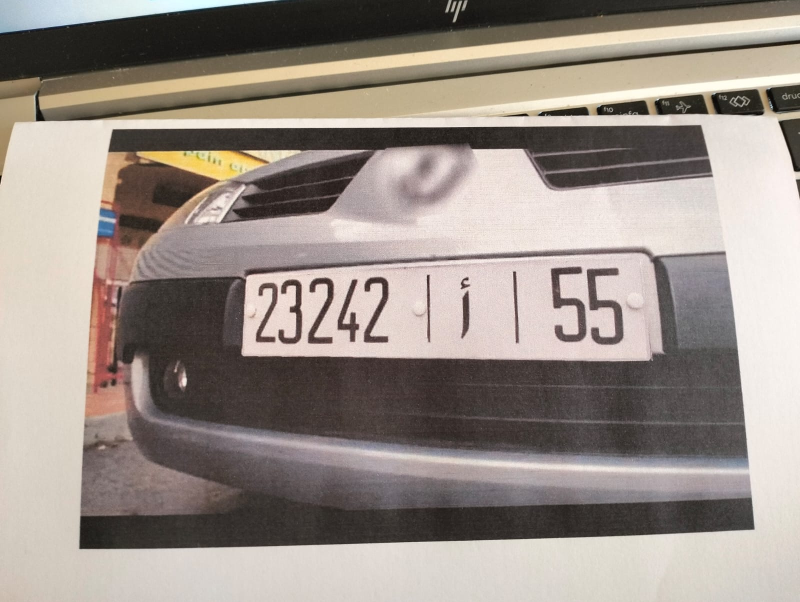
#> input picture data/sample_plates/n.jpeg, 1600 x 1204 px (shown at 1/2 size); its folder holds only this picture in this run
$ python -i segmenter.py   (imports and definitions only)   (older library calls are emulated)
#> lines starting #> are read from the running program, lines starting #| are printed output that depends on the picture; after the words box and inside, x2 and y2 are one past the last pixel; in counts of white or black regions, pixels touching at a corner belong together
#> further down, picture is the input picture: shape (1204, 1600, 3); mean B, G, R 136.2, 143.5, 153.6
import typing as t
import os
import tempfile

import cv2
import numpy as np

# store last bar candidates info for debugging
BAR_CANDIDATES_INFO = []


# [11 lines left out: function _preprocess_plate, not called in this run]


def _detect_vertical_bars(gray: np.ndarray, min_height_ratio: float = 0.8) -> t.List[int]:
    """Detect separator bars as narrow, nearly full-height dark groups.

    Uses several signals and an edge-based fallback to handle reflective / noisy plates:
    1) dark vertical groups after adaptive threshold + opening
    2) vertical-edge continuity (Sobel) signal to find long vertical strokes
    3) Hough-lines / projection remain fallbacks elsewhere
    Returns list of x-centers of candidate bars.
    """
    h, w = gray.shape
    # Adaptive threshold using Otsu; fall back to median-based heuristic
    try:
        otsu_th, _ = cv2.threshold(gray, 0, 255, cv2.THRESH_BINARY + cv2.THRESH_OTSU)
        dark_threshold = max(10, int(otsu_th * 0.9))
    except Exception:
        median = float(np.median(gray))
        dark_threshold = max(25, min(200, int(median * 0.75 + 25)))

    # create dark mask and compute per-column dark pixel counts
    dark_mask = (gray < dark_threshold).astype('uint8') * 255

    # Morphological opening to remove small dark spots (screws, reflections)
    try:
        kernel_open = cv2.getStructuringElement(cv2.MORPH_RECT, (3, 3))
        dark_mask = cv2.morphologyEx(dark_mask, cv2.MORPH_OPEN, kernel_open)
    except Exception:
        pass

    col_sum = np.sum(dark_mask > 0, axis=0)
    required_dark_px = max(2, int(h * min_height_ratio))

    x_index = np.arange(w)
    central = (x_index >= 0.08 * w) & (x_index <= 0.92 * w)
    candidates = np.where((col_sum >= required_dark_px) & central)[0]

    separators = []
    # Evaluate dark-groups first
    candidate_info_local = []
    if candidates.size:
        groups = np.split(candidates, np.where(np.diff(candidates) != 1)[0] + 1)
        max_width_thresh = max(200, int(0.18 * w))
        for g in groups:
            if g.size == 0:
                continue
            width = int(g[-1]) - int(g[0]) + 1
            center = int(g.mean())
            # vertical continuity: fraction of rows where any pixel in the group is dark
            vert_cont = 0.0
            try:
                band = dark_mask[:, g[0]:g[-1] + 1]
                vert_cont = float((np.sum(band > 0, axis=1) > 0).sum() / float(h))
            except Exception:
                vert_cont = 0.0
            dark_fraction = float(col_sum[g].mean() / float(h))
            candidate_info_local.append({
                "center": center,
                "left": int(g[0]),
                "right": int(g[-1]),
                "width": width,
                "dark_frac": dark_fraction,
                "vert_cont": vert_cont,
            })
            # Reject overly wide groups (likely background/large dark regions from reflections)
            if width <= max_width_thresh and 1 <= width <= 30 and vert_cont >= max(0.6, min_height_ratio - 0.15):
                separators.append(center)

    # store for outer debug logging
    try:
        global BAR_CANDIDATES_INFO
        BAR_CANDIDATES_INFO = candidate_info_local
    except Exception:
        pass

    # If no reliable dark separators found, fallback to edge-based continuity detection
    if not separators:
        try:
            # vertical gradient magnitude
            sobx = cv2.Sobel(gray, cv2.CV_16S, 1, 0, ksize=3)
            mag = cv2.convertScaleAbs(sobx)
            # threshold by high percentile to keep only strong vertical edges
            p = np.percentile(mag, 75)
            thresh_val = max(8, int(p))
            strong = (mag >= thresh_val).astype('uint8') * 255
            # morphological closing with a tall vertical kernel to emphasize continuous vertical strokes
            vert_len = max(3, int(h * 0.5))
            kernel_vert = cv2.getStructuringElement(cv2.MORPH_RECT, (1, vert_len))
            try:
                closed = cv2.morphologyEx(strong, cv2.MORPH_CLOSE, kernel_vert)
            except Exception:
                closed = strong
            col_sum_edges = np.sum(closed > 0, axis=0)
            edge_frac = col_sum_edges / float(h)
            edge_candidates = np.where((edge_frac >= 0.55) & central)[0]
            if edge_candidates.size:
                groups = np.split(edge_candidates, np.where(np.diff(edge_candidates) != 1)[0] + 1)
                for g in groups:
                    width = int(g[-1]) - int(g[0]) + 1
                    center = int(g.mean())
                    if 1 <= width <= max(40, int(0.05 * w)):
                        separators.append(center)
            # debug info writing
            if debug_dir and edge_candidates.size:
                try:
                    with open(os.path.join(debug_dir, "detection_debug.txt"), "a", encoding="utf-8") as f:
                        f.write(f"edge_thresh={thresh_val} edge_frac_mean={float(edge_frac.mean()):.3f} edge_candidates_count={edge_candidates.size}\n")
                except Exception:
                    pass
        except Exception:
            pass

    # deduplicate and sort
    separators = sorted(list(dict.fromkeys(separators)))
    return separators


def _find_projection_separators(gray: np.ndarray, expected=2) -> t.List[int]:
    """Find separators as wide valleys in the vertical projection of dark pixels.

    Strategy:
      - compute projection of dark pixels per column
      - identify contiguous low-value regions (gaps)
      - choose the widest gaps (longest width) as separators
    """
    h, w = gray.shape
    projection = np.sum(gray < 200, axis=0).astype(float)
    # smooth projection
    kernel = np.ones(max(3, int(w * 0.02))) / max(3, int(w * 0.02))
    sm = np.convolve(projection, kernel, mode="same")

    left_lim = int(0.05 * w)
    right_lim = int(0.95 * w)

    # define threshold for 'low' projection: e.g., < 30% of max
    thresh = max(1.0, 0.3 * sm.max())
    low_mask = sm < thresh

    # only consider central zone
    low_mask[:left_lim] = False
    low_mask[right_lim:] = False

    idxs = np.where(low_mask)[0]
    if idxs.size == 0:
        return []

    groups = np.split(idxs, np.where(np.diff(idxs) != 1)[0] + 1)
    gaps = [(int(g[0]), int(g[-1]), int(g[-1]) - int(g[0]) + 1) for g in groups if g.size]
    if not gaps:
        return []

    # sort by width (descending) and pick centers of the largest gaps
    gaps_sorted = sorted(gaps, key=lambda x: x[2], reverse=True)
    picks = []
    for start, end, width in gaps_sorted:
        center = (start + end) // 2
        if not picks or all(abs(center - p) > max(8, int(0.05 * w)) for p in picks):
            picks.append(center)
        if len(picks) >= expected:
            break
    return sorted(picks[:expected])


def _detect_vertical_lines_hough(gray: np.ndarray) -> t.List[t.Tuple[int,int]]:
    """Detect long straight vertical edges using HoughLinesP and return list of (x_center, length).

    Returns empty list if none found.
    """
    h, w = gray.shape
    edges = cv2.Canny(gray, 50, 150)
    minLen = max(10, int(0.5 * h))
    lines = cv2.HoughLinesP(edges, rho=1, theta=np.pi/180, threshold=80, minLineLength=minLen, maxLineGap=20)
    xs = []
    lens = []
    if lines is None:
        return []
    for x1, y1, x2, y2 in lines.reshape(-1, 4):
        if abs(x1 - x2) <= 6 and abs(y1 - y2) > int(0.4 * h):
            xs.append(int((x1 + x2) / 2))
            lens.append(int(abs(y2 - y1)))
    if not xs:
        return []
    # group nearby xs and average lengths
    xs_sorted_idx = sorted(range(len(xs)), key=lambda i: xs[i])
    groups = []
    current = [xs_sorted_idx[0]]
    for idx in xs_sorted_idx[1:]:
        if abs(xs[idx] - xs[current[-1]]) > 8:
            groups.append(current)
            current = [idx]
        else:
            current.append(idx)
    groups.append(current)
    centers = []
    for g in groups:
        xs_g = [xs[i] for i in g]
        lens_g = [lens[i] for i in g]
        centers.append((int(sum(xs_g) / len(xs_g)), int(sum(lens_g) / len(lens_g))))
    return centers


def _choose_separators(gray: np.ndarray, debug_dir: t.Optional[str] = None) -> t.List[int]:
    # Try bars first and prefer them strongly
    bars = _detect_vertical_bars(gray)
    w = gray.shape[1]
    min_sep = max(8, int(0.06 * w))
    # discard bars that are essentially at image borders (likely plate frame)
    bars = [b for b in bars if 0.15 * w < b < 0.85 * w]

    # optional debug logging for separator detection
    if debug_dir:
        try:
            os.makedirs(debug_dir, exist_ok=True)
            with open(os.path.join(debug_dir, "detection_debug.txt"), "a", encoding="utf-8") as f:
                mean_brightness = float(np.mean(gray))
                try:
                    otsu_th, _ = cv2.threshold(gray, 0, 255, cv2.THRESH_BINARY + cv2.THRESH_OTSU)
                except Exception:
                    otsu_th = 0
                f.write(f"mean_brightness={mean_brightness:.2f} otsu_th={otsu_th:.1f} initial_bars_candidates={bars}\n")
                # Detailed per-bar info (position, width, dark_fraction, vert_cont)
                if BAR_CANDIDATES_INFO:
                    for info in BAR_CANDIDATES_INFO:
                        f.write(f"candidate: pos={info['center']} left={info['left']} right={info['right']} width={info['width']} dark_frac={info['dark_frac']:.3f} vert_cont={info['vert_cont']:.3f}\n")
                # Hough info if present
                try:
                    hough_info = _detect_vertical_lines_hough(gray)
                    if hough_info:
                        # _detect_vertical_lines_hough returns list of tuples (x, length)
                        for x, ln in hough_info:
                            f.write(f"hough_line: x={x} length={ln}\n")
                except Exception:
                    pass
        except Exception:
            pass

    if len(bars) >= 2:
        # Real separator bars are the authoritative signal. Projection gaps are a fallback only when no bars exist.
        # This avoids choosing synthetic gaps caused by digit spacing.
        bars_sorted = sorted(bars)
        if debug_dir:
            # compute and log darkness score per bar candidate (recompute col sums)
            try:
                col_sum = np.sum(gray < max(15, int( (cv2.threshold(gray,0,255,cv2.THRESH_BINARY+cv2.THRESH_OTSU)[0])*0.9 if gray is not None else 50 )), axis=0)
                with open(os.path.join(debug_dir, "detection_debug.txt"), "a", encoding="utf-8") as f:
                    f.write(f"bar_candidates_detail={[]}\n")
            except Exception:
                pass

        if len(bars_sorted) >= 2:
            # Moroccan one-line plates reserve roughly half of the width for
            # the series, then the Arabic letter and region.  The supplied
            # formats place their bars near 50% and 70%, not at equal thirds.
            candidates = []
            for i in range(len(bars_sorted) - 1):
                for j in range(i + 1, len(bars_sorted)):
                    p1, p2 = bars_sorted[i], bars_sorted[j]
                    if abs(p2 - p1) < min_sep:
                        continue
                    score = abs(p1 - 0.50 * w) + abs(p2 - 0.70 * w)
                    candidates.append((score, [p1, p2]))
            if candidates:
                best_pair = sorted(candidates, key=lambda x: x[0])[0][1]
                if debug_dir:
                    with open(os.path.join(debug_dir, "detection_debug.txt"), "a", encoding="utf-8") as f:
                        f.write(f"picked_bars_by_layout={sorted(best_pair)}\n")
                return sorted(best_pair)
            if debug_dir:
                with open(os.path.join(debug_dir, "detection_debug.txt"), "a", encoding="utf-8") as f:
                    f.write(f"picked_bars_raw={bars_sorted[:2]}\n")
            return bars_sorted[:2]
    elif len(bars) == 1:
        # A separator may be slightly shorter than the frame because of a
        # perspective crop (notably ``8.jpg``).  Relax the height threshold
        # only here: the already-confirmed full-height bar anchors the pair,
        # while the usual 80% threshold remains strict for normal detection.
        relaxed_bars = _detect_vertical_bars(gray, min_height_ratio=0.75)
        relaxed_bars = sorted({x for x in relaxed_bars if 0.15 * w < x < 0.85 * w})
        if len(relaxed_bars) >= 2:
            candidates = []
            for i in range(len(relaxed_bars) - 1):
                for j in range(i + 1, len(relaxed_bars)):
                    p1, p2 = relaxed_bars[i], relaxed_bars[j]
                    if abs(p2 - p1) >= min_sep:
                        score = abs(p1 - 0.50 * w) + abs(p2 - 0.70 * w)
                        candidates.append((score, [p1, p2]))
            if candidates:
                best_pair = min(candidates, key=lambda candidate: candidate[0])[1]
                if debug_dir:
                    with open(os.path.join(debug_dir, "detection_debug.txt"), "a", encoding="utf-8") as f:
                        f.write(f"one_bar_relaxed_candidates={relaxed_bars} picked={best_pair}\n")
                return best_pair
        # If only one bar found, try Hough-lines to find another strong vertical line
        hough = _detect_vertical_lines_hough(gray)
        # _detect_vertical_lines_hough returns list of (x,length) tuples — extract x centers
        hough = [x for (x, _) in hough]
        hough = [x for x in hough if 0.08 * w < x < 0.92 * w]
        if debug_dir:
            with open(os.path.join(debug_dir, "detection_debug.txt"), "a", encoding="utf-8") as f:
                f.write(f"one_bar_found={bars[0] if bars else None} hough_candidates={hough}\n")
        if hough:
            other = max(hough, key=lambda x: abs(x - bars[0]))
            return sorted([bars[0], other])
        proj = _find_projection_separators(gray, expected=2)
        if proj:
            other = max(proj, key=lambda x: abs(x - bars[0]))
            return sorted([bars[0], other])

    # Try Hough-lines before projection
    hough = _detect_vertical_lines_hough(gray)
    hough = [x for (x, _) in hough]
    hough = [x for x in hough if 0.08 * w < x < 0.92 * w]
    if len(hough) >= 2:
        # pick two most central hough lines
        if debug_dir:
            with open(os.path.join(debug_dir, "detection_debug.txt"), "a", encoding="utf-8") as f:
                f.write(f"hough_picks={hough[:2]}\n")
        return sorted(hough[:2])

    # No bars: choose the two widest projection gaps (likely splits between blocks)
    proj = _find_projection_separators(gray, expected=2)
    if len(proj) >= 2:
        if debug_dir:
            with open(os.path.join(debug_dir, "detection_debug.txt"), "a", encoding="utf-8") as f:
                f.write(f"projection_picks={proj[:2]}\n")
        return sorted(proj[:2])

    # final fallback equal thirds
    if debug_dir:
        with open(os.path.join(debug_dir, "detection_debug.txt"), "a", encoding="utf-8") as f:
            f.write(f"fallback_thirds={[int(w * 0.33), int(w * 0.66)]}\n")
    return [int(w * 0.33), int(w * 0.66)]


def _detect_plate_contour(image: np.ndarray) -> t.Tuple[np.ndarray, t.Tuple[int,int,int,int]]:
    """Detect the license-plate rectangle robustly and return a crop strictly inside the plate frame.

    Strategy:
    - find contours from Canny edges
    - attempt to approximate a rectangular polygon (4 points)
    - if found, compute a tight bounding box of that polygon and shrink it slightly to stay inside the frame
    - otherwise fall back to previous scoring by bright interior vs border
    """
    img = image.copy()
    h0, w0 = img.shape[:2]
    gray = cv2.cvtColor(img, cv2.COLOR_BGR2GRAY) if img.ndim == 3 else img
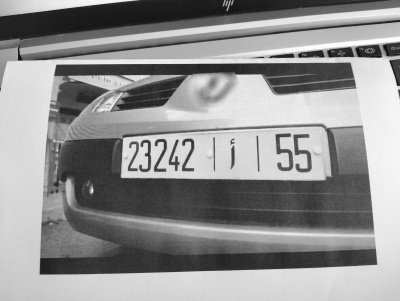
#> gray: shape (1204, 1600) (shown at 1/4 size); min 1, max 254, mean 145.7

    # Preprocess: bilateral to preserve edges, then Canny
    blur = cv2.bilateralFilter(gray, 9, 75, 75)
    edges = cv2.Canny(blur, 50, 150)
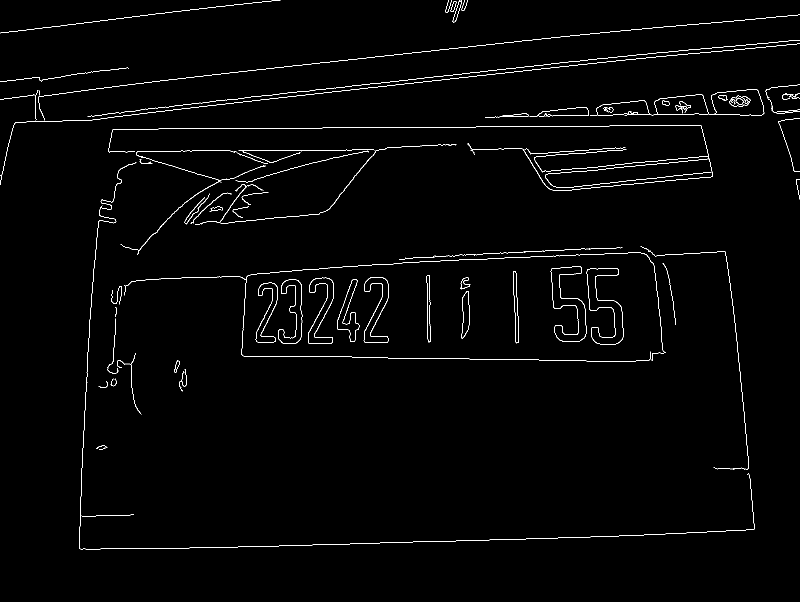
#> edges: shape (1204, 1600) (shown at 1/2 size); 1.4% white in thin lines or dots
    kernel = cv2.getStructuringElement(cv2.MORPH_RECT, (5, 5))
    closed = cv2.morphologyEx(edges, cv2.MORPH_CLOSE, kernel)
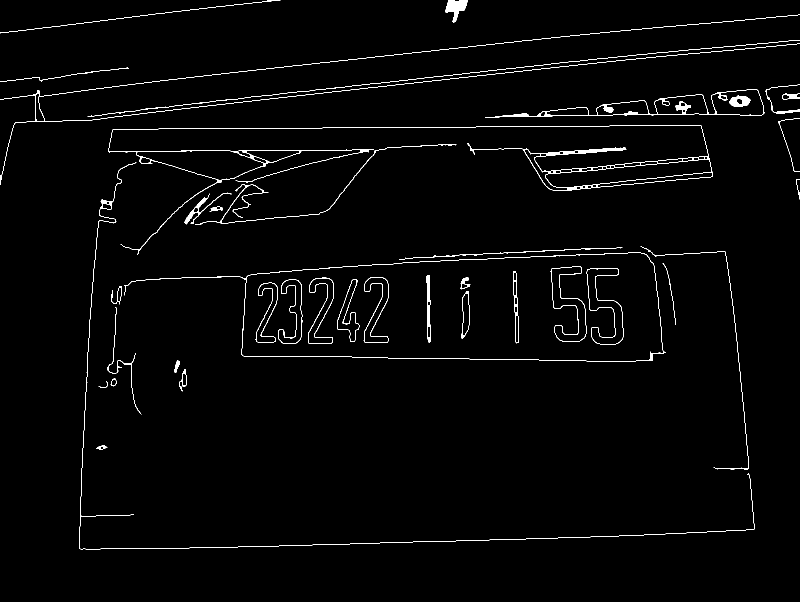
#> closed: shape (1204, 1600) (shown at 1/2 size); 1.6% white in thin lines or dots

    contours, _ = cv2.findContours(closed, cv2.RETR_EXTERNAL, cv2.CHAIN_APPROX_SIMPLE)
#> contours = 27 contours, 4 with area under 20; largest, box (x1, y1, x2, y2) and area: (248, 505, 1332, 723) 160634, (216, 250, 1426, 510) 26760, (970, 178, 1529, 236) 11998, (890, 0, 935, 45) 942, (0, 29, 1600, 370) 640
    if not contours:
        return img, (0, 0, w0, h0)

    # Try to find a rectangular contour first (approxPolyDP -> 4 points)
    rect_candidates = []
    for c in contours:
        area = cv2.contourArea(c)
        if area < 2000:
            continue
        peri = cv2.arcLength(c, True)
        approx = cv2.approxPolyDP(c, 0.02 * peri, True)
        if len(approx) == 4:
            # get bounding rect of the polygon and score by area
            x, y, w, h = cv2.boundingRect(approx)
            ar = w / float(h) if h > 0 else 0
            # Moroccan two-line plates are substantially squarer than the
            # historical one-line formats (``cx.jpeg`` is about 1.5 wide/high).
            # Keep the lower bound above a typical document/photo contour while
            # allowing both layouts through the same, frame-only crop.
            if 1.2 <= ar <= 8.0:
                rect_candidates.append((area, (x, y, w, h), approx))
#> this loop made 27 passes
#> area on passes 1, 3, 4, 5, 6, 7, 10, 11: 90.5, 116, 244.5, 124.5, 104, 218.5, 132, 70.5
#> (the rest of the program and of its run is left out)
